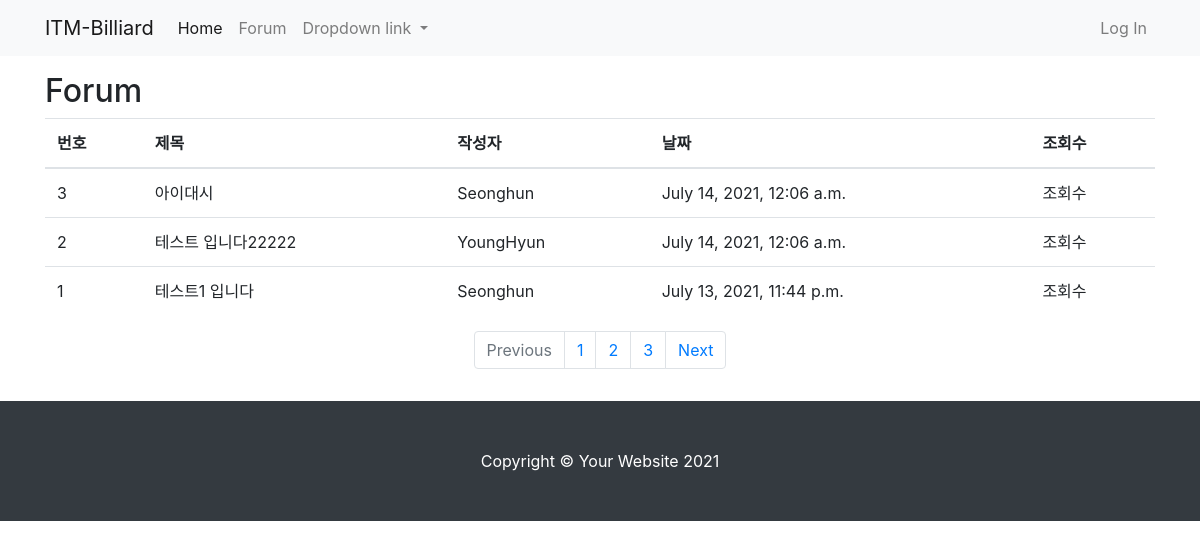
Before: /forum/ with the older database file.
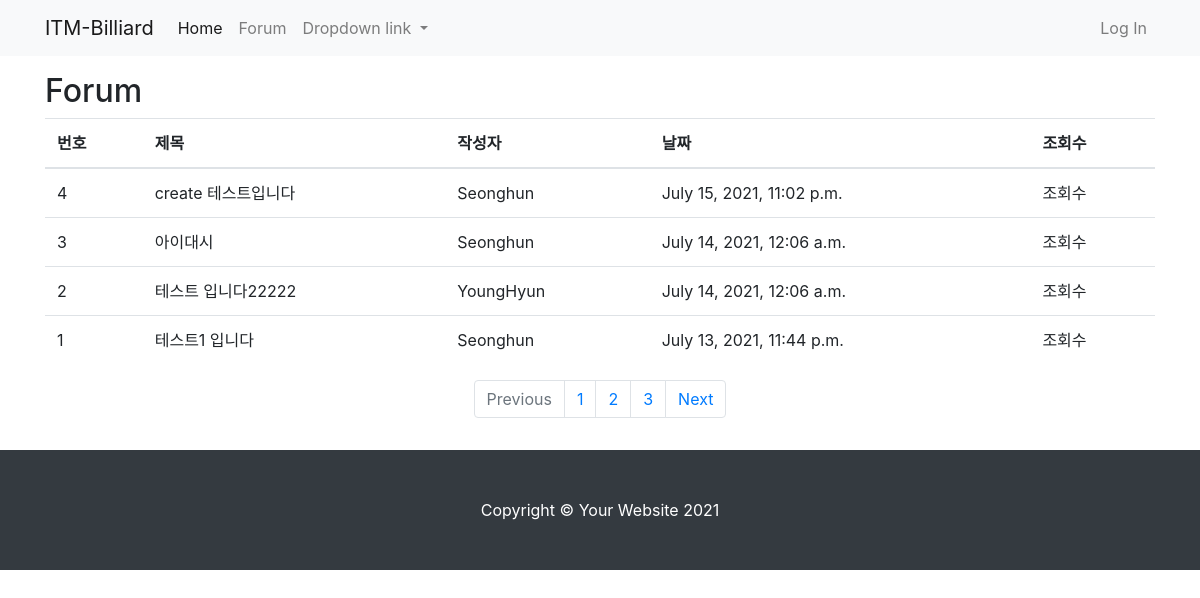
After: the same page with the newer database file.
### forum/models.py (models this page shows, shortened)
class Post(models.Model):
    title = models.CharField(max_length=30)
    content = models.TextField()
    created_at = models.DateTimeField(auto_now_add=True)
    updated_at = models.DateTimeField(auto_now=True)
    author = models.ForeignKey(User, null=True ,on_delete=models.SET_NULL)
    def get_absolute_url(self):
        return f'/forum/{self.pk}/'

### forum/views.py (the view)
# urls.py: path('', views.PostList.as_view()),
class PostList(ListView):
    model = Post
    template_name = 'forum/index.html'
    ordering = '-pk'

### forum/templates/forum/post_list.html (shortened to what this page needs)
{% extends 'forum/base.html' %}
{% block main_area %}
<h2>Forum</h2>
  <table class="table table-hover">
      <thead>
          <tr>
              <th>번호</th>
              <th>제목</th>
              <th>작성자</th>
              <th>날짜</th>
              <th>조회수</th>
          </tr>
      </thead>
      <tbody>
          {% if post_list.exists %}
          {% for p in post_list %}
          <tr onClick="location.href='{{ p.get_absolute_url }}'">
              <td>{{ p.pk }}</td>
              <td>{{ p.title }}</td>
              <td>{{ p.author }}</td>
              <td>{{ p.created_at }}</td>
              <td>조회수</td>
          </tr>
          {% endfor %}
          {% else %}
          <h3>아직 게시물이 없습니다.</h3>
          {% endif %}
      </tbody>
  </table>
<nav aria-label="Page navigation example">
    <ul class="pagination justify-content-center">
      <li class="page-item disabled">
        <a class="page-link" href="#" tabindex="-1" aria-disabled="true">Previous</a>
      </li>
      <li class="page-item"><a class="page-link" href="#">1</a></li>
      <li class="page-item"><a class="page-link" href="#">2</a></li>
      <li class="page-item"><a class="page-link" href="#">3</a></li>
      <li class="page-item">
        <a class="page-link" href="#">Next</a>
      </li>
    </ul>
</nav>
{% endblock %}

### forum/templates/forum/base.html (shortened to what this page needs)
<!DOCTYPE html>
{% load static %}
<html lang="ko">
<head>
    <link rel="stylesheet" href="{% static 'forum/bootstrap/bootstrap.min.css' %}" media="screen">
</head>
<body>
    {% include 'forum/navbar.html' %}
    <div class="container my-3">
        <div class="row">
            <div class="col-12" id="main-area">
                {% block main_area %}
                {% endblock %}
            </div>
        </div>
    </div>
    {% include 'forum/footer.html' %}
</body>
</html>

### forum/templates/forum/navbar.html (shortened to what this page needs)
<nav class="navbar navbar-expand-lg navbar-light bg-light">
    <div class="container">
        <a class="navbar-brand" href="/">ITM-Billiard</a>
        <div class="collapse navbar-collapse" id="navbarNavDropdown">
            <ul class="navbar-nav">
                <li class="nav-item active">
                    <a class="nav-link" href="/">Home</a>
                </li>
                <li class="nav-item">
                    <a class="nav-link" href="/forum/">Forum</a>
                </li>
                <li class="nav-item dropdown">
                    <a class="nav-link dropdown-toggle" href="#" id="navbarDropdownMenuLink" role="button"
                        data-toggle="dropdown" aria-haspopup="true" aria-expanded="false">
                        Dropdown link
                    </a>
                </li>
            </ul>
            <ul class="navbar-nav ml-auto">
                <li class="nav-item">
                    <a class="nav-link" href="#" data-toggle="modal" data-target="#loginModal">Log In</a>
                </li>
            </ul>
        </div>
    </div>
</nav>

### forum/templates/forum/footer.html
<footer class="py-5 bg-dark">
    <div class="container">
        <p class="m-0 text-center text-white">
            Copyright &copy; Your Website 2021
        </p>
    </div>
</footer>

Changed rows visible on the page:
added Post: pk "4", title "create 테스트입니다", author "Seonghun", created_at "July 15, 2021, 11:02 p.m."
